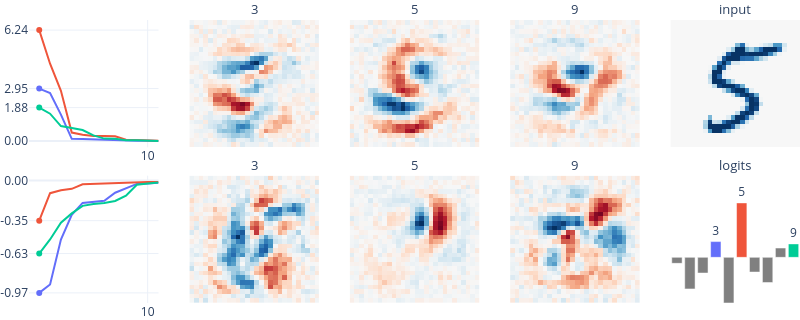

Source (notebook cell):
### Markdown cell above
With the same technique, we can also do instance-based explainability and understand how the model reached its conclusion and this solely based on the weights of the model.

### Code cell
fig = plot_explanation(model, test_digit_5[10])
fig.write_image("prediction_explanation_linear_model.png", scale=2)
fig

### Figure 1 — Plotly figure (JSON) as saved in the notebook; plotly's stock layout.template omitted (floating-point values rounded to 4 significant figures; data arrays with more than 128 entries replaced by an {"elided": "..."} marker saying what was removed)
{"data": [{"marker": {"color": "#636EFA"}, "mode": "lines", "showlegend": false, "type": "scatter", "xaxis": "x", "y": [2.955, 2.701, 1.487, 0.1298, 0.124, 0.09848, 0.08007, 0.04594, 0.01949, 0.01929, 0.01492, 0.006389], "yaxis": "y"}, {"marker": {"color": "#636EFA"}, "mode": "markers", "showlegend": false, "type": "scatter", "xaxis": "x", "y": [2.955], "yaxis": "y"}, {"marker": {"color": "#636EFA"}, "mode": "lines", "showlegend": false, "type": "scatter", "xaxis": "x6", "y": [-0.9687, -0.8961, -0.5089, -0.2964, -0.1934, -0.1825, -0.175, -0.1056, -0.06906, -0.02968, -0.02578, -0.01929], "yaxis": "y6"}, {"marker": {"color": "#636EFA"}, "mode": "markers", "showlegend": false, "type": "scatter", "xaxis": "x6", "y": [-0.9687], "yaxis": "y6"}, {"marker": {"color": "#EF553B"}, "mode": "lines", "showlegend": false, "type": "scatter", "xaxis": "x", "y": [6.241, 4.353, 2.828, 0.4787, 0.3523, 0.2838, 0.2803, 0.2673, 0.08249, 0.05028, 0.03531, 0.0142], "yaxis": "y"}, {"marker": {"color": "#EF553B"}, "mode": "markers", "showlegend": false, "type": "scatter", "xaxis": "x", "y": [6.241], "yaxis": "y"}, {"marker": {"color": "#EF553B"}, "mode": "lines", "showlegend": false, "type": "scatter", "xaxis": "x6", "y": [-0.3466, -0.1098, -0.0844, -0.07216, -0.03323, -0.02996, -0.02652, -0.01959, -0.01728, -0.01686, -0.01424, -0.01344], "yaxis": "y6"}, {"marker": {"color": "#EF553B"}, "mode": "markers", "showlegend": false, "type": "scatter", "xaxis": "x6", "y": [-0.3466], "yaxis": "y6"}, {"marker": {"color": "#00CC96"}, "mode": "lines", "showlegend": false, "type": "scatter", "xaxis": "x", "y": [1.883, 1.541, 0.8447, 0.7458, 0.6223, 0.3226, 0.1411, 0.1371, 0.05443, 0.04647, 0.04348, 0.0116], "yaxis": "y"}, {"marker": {"color": "#00CC96"}, "mode": "markers", "showlegend": false, "type": "scatter", "xaxis": "x", "y": [1.883], "yaxis": "y"}, {"marker": {"color": "#00CC96"}, "mode": "lines", "showlegend": false, "type": "scatter", "xaxis": "x6", "y": [-0.6299, -0.508, -0.3633, -0.2835, -0.2187, -0.2026, -0.194, -0.177, -0.1308, -0.0366, -0.02534, -0.01676], "yaxis": "y6"}, {"marker": {"color": "#00CC96"}, "mode": "markers", "showlegend": false, "type": "scatter", "xaxis": "x6", "y": [-0.6299], "yaxis": "y6"}, {"colorscale": [[0, "rgb(103,0,31)"], [0.1, "rgb(178,24,43)"], [0.2, "rgb(214,96,77)"], [0.3, "rgb(244,165,130)"], [0.4, "rgb(253,219,199)"], [0.5, "rgb(247,247,247)"], [0.6, "rgb(209,229,240)"], [0.7, "rgb(146,197,222)"], [0.8, "rgb(67,147,195)"], [0.9, "rgb(33,102,172)"], [1, "rgb(5,48,97)"]], "showscale": false, "type": "heatmap", "xaxis": "x2", "yaxis": "y2", "z": {"elided": "28x28 float values"}, "zmid": 0}, {"colorscale": [[0, "rgb(103,0,31)"], [0.1, "rgb(178,24,43)"], [0.2, "rgb(214,96,77)"], [0.3, "rgb(244,165,130)"], [0.4, "rgb(253,219,199)"], [0.5, "rgb(247,247,247)"], [0.6, "rgb(209,229,240)"], [0.7, "rgb(146,197,222)"], [0.8, "rgb(67,147,195)"], [0.9, "rgb(33,102,172)"], [1, "rgb(5,48,97)"]], "showscale": false, "type": "heatmap", "xaxis": "x7", "yaxis": "y7", "z": {"elided": "28x28 float values"}, "zmid": 0}, {"colorscale": [[0, "rgb(103,0,31)"], [0.1, "rgb(178,24,43)"], [0.2, "rgb(214,96,77)"], [0.3, "rgb(244,165,130)"], [0.4, "rgb(253,219,199)"], [0.5, "rgb(247,247,247)"], [0.6, "rgb(209,229,240)"], [0.7, "rgb(146,197,222)"], [0.8, "rgb(67,147,195)"], [0.9, "rgb(33,102,172)"], [1, "rgb(5,48,97)"]], "showscale": false, "type": "heatmap", "xaxis": "x3", "yaxis": "y3", "z": {"elided": "28x28 float values"}, "zmid": 0}, {"colorscale": [[0, "rgb(103,0,31)"], [0.1, "rgb(178,24,43)"], [0.2, "rgb(214,96,77)"], [0.3, "rgb(244,165,130)"], [0.4, "rgb(253,219,199)"], [0.5, "rgb(247,247,247)"], [0.6, "rgb(209,229,240)"], [0.7, "rgb(146,197,222)"], [0.8, "rgb(67,147,195)"], [0.9, "rgb(33,102,172)"], [1, "rgb(5,48,97)"]], "showscale": false, "type": "heatmap", "xaxis": "x8", "yaxis": "y8", "z": {"elided": "28x28 float values"}, "zmid": 0}, {"colorscale": [[0, "rgb(103,0,31)"], [0.1, "rgb(178,24,43)"], [0.2, "rgb(214,96,77)"], [0.3, "rgb(244,165,130)"], [0.4, "rgb(253,219,199)"], [0.5, "rgb(247,247,247)"], [0.6, "rgb(209,229,240)"], [0.7, "rgb(146,197,222)"], [0.8, "rgb(67,147,195)"], [0.9, "rgb(33,102,172)"], [1, "rgb(5,48,97)"]], "showscale": false, "type": "heatmap", "xaxis": "x4", "yaxis": "y4", "z": {"elided": "28x28 float values"}, "zmid": 0}, {"colorscale": [[0, "rgb(103,0,31)"], [0.1, "rgb(178,24,43)"], [0.2, "rgb(214,96,77)"], [0.3, "rgb(244,165,130)"], [0.4, "rgb(253,219,199)"], [0.5, "rgb(247,247,247)"], [0.6, "rgb(209,229,240)"], [0.7, "rgb(146,197,222)"], [0.8, "rgb(67,147,195)"], [0.9, "rgb(33,102,172)"], [1, "rgb(5,48,97)"]], "showscale": false, "type": "heatmap", "xaxis": "x9", "yaxis": "y9", "z": {"elided": "28x28 float values"}, "zmid": 0}, {"marker": {"color": ["gray", "gray", "gray", "#636EFA", "gray", "#EF553B", "gray", "gray", "gray", "#00CC96"]}, "showlegend": false, "text": ["", "", "", "3", "", "5", "", "", "", "9"], "textfont": {"size": 12}, "textposition": "outside", "type": "bar", "xaxis": "x10", "y": [-1.595, -8.399, -4.177, 4.188, -12.14, 14.48, -3.914, -6.703, 2.48, 3.581], "yaxis": "y10"}, {"colorscale": [[0, "rgb(103,0,31)"], [0.1, "rgb(178,24,43)"], [0.2, "rgb(214,96,77)"], [0.3, "rgb(244,165,130)"], [0.4, "rgb(253,219,199)"], [0.5, "rgb(247,247,247)"], [0.6, "rgb(209,229,240)"], [0.7, "rgb(146,197,222)"], [0.8, "rgb(67,147,195)"], [0.9, "rgb(33,102,172)"], [1, "rgb(5,48,97)"]], "showscale": false, "type": "heatmap", "xaxis": "x5", "yaxis": "y5", "z": {"elided": "28x28 float values"}, "zmid": 0}], "layout": {"annotations": [{"font": {"size": 13}, "showarrow": false, "text": "3", "x": 0.292, "xanchor": "center", "xref": "paper", "y": 1, "yanchor": "bottom", "yref": "paper"}, {"font": {"size": 13}, "showarrow": false, "text": "5", "x": 0.5, "xanchor": "center", "xref": "paper", "y": 1, "yanchor": "bottom", "yref": "paper"}, {"font": {"size": 13}, "showarrow": false, "text": "9", "x": 0.708, "xanchor": "center", "xref": "paper", "y": 1, "yanchor": "bottom", "yref": "paper"}, {"font": {"size": 13}, "showarrow": false, "text": "input", "x": 0.916, "xanchor": "center", "xref": "paper", "y": 1, "yanchor": "bottom", "yref": "paper"}, {"font": {"size": 13}, "showarrow": false, "text": "3", "x": 0.292, "xanchor": "center", "xref": "paper", "y": 0.45, "yanchor": "bottom", "yref": "paper"}, {"font": {"size": 13}, "showarrow": false, "text": "5", "x": 0.5, "xanchor": "center", "xref": "paper", "y": 0.45, "yanchor": "bottom", "yref": "paper"}, {"font": {"size": 13}, "showarrow": false, "text": "9", "x": 0.708, "xanchor": "center", "xref": "paper", "y": 0.45, "yanchor": "bottom", "yref": "paper"}, {"font": {"size": 13}, "showarrow": false, "text": "logits", "x": 0.916, "xanchor": "center", "xref": "paper", "y": 0.45, "yanchor": "bottom", "yref": "paper"}], "height": 320, "margin": {"b": 0, "l": 0, "r": 0, "t": 20}, "width": 800, "xaxis": {"anchor": "y", "domain": [0, 0.168], "ticktext": ["10"], "tickvals": [10], "visible": true, "zeroline": false}, "xaxis10": {"anchor": "y10", "domain": [0.832, 1], "visible": false}, "xaxis2": {"anchor": "y2", "domain": [0.208, 0.376], "visible": false}, "xaxis3": {"anchor": "y3", "domain": [0.416, 0.584], "visible": false}, "xaxis4": {"anchor": "y4", "domain": [0.624, 0.792], "visible": false}, "xaxis5": {"anchor": "y5", "domain": [0.832, 1], "visible": false}, "xaxis6": {"anchor": "y6", "domain": [0, 0.168], "ticktext": ["10"], "tickvals": [10], "visible": true, "zeroline": false}, "xaxis7": {"anchor": "y7", "domain": [0.208, 0.376], "visible": false}, "xaxis8": {"anchor": "y8", "domain": [0.416, 0.584], "visible": false}, "xaxis9": {"anchor": "y9", "domain": [0.624, 0.792], "visible": false}, "yaxis": {"anchor": "x", "domain": [0.55, 1], "ticktext": ["0.00", "2.95", "6.24", "1.88"], "tickvals": [0, 2.955, 6.241, 1.883], "visible": true}, "yaxis10": {"anchor": "x10", "domain": [0, 0.45], "range": [-12.14, 21.72], "visible": false}, "yaxis2": {"anchor": "x2", "domain": [0.55, 1], "visible": false}, "yaxis3": {"anchor": "x3", "domain": [0.55, 1], "visible": false}, "yaxis4": {"anchor": "x4", "domain": [0.55, 1], "visible": false}, "yaxis5": {"anchor": "x5", "domain": [0.55, 1], "visible": false}, "yaxis6": {"anchor": "x6", "domain": [0, 0.45], "ticktext": ["0.00", "-0.97", "-0.35", "-0.63"], "tickvals": [0, -0.9687, -0.3466, -0.6299], "visible": true}, "yaxis7": {"anchor": "x7", "domain": [0, 0.45], "visible": false}, "yaxis8": {"anchor": "x8", "domain": [0, 0.45], "visible": false}, "yaxis9": {"anchor": "x9", "domain": [0, 0.45], "visible": false}}}
